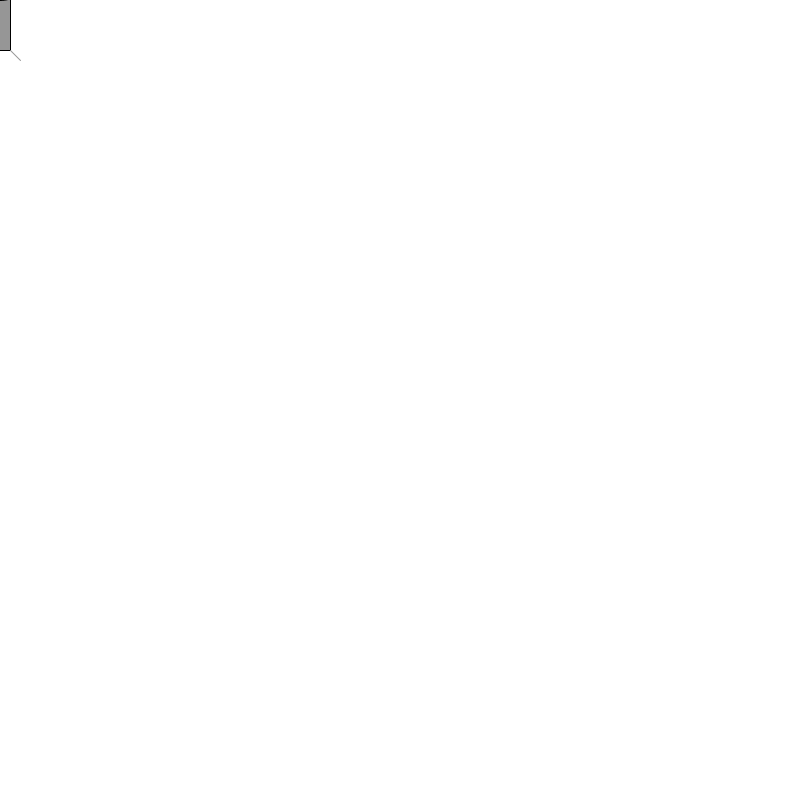
Frame 1 (no input)
Frame 60 (the mouse pressed at the canvas centre just before this capture): identical to frame 1, image omitted
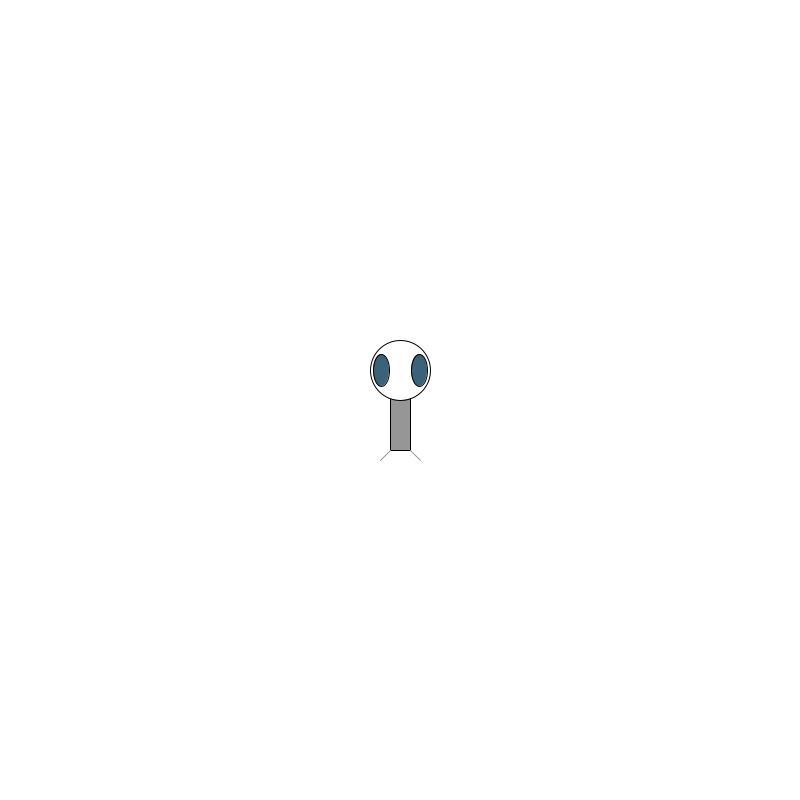
Frame 120 (the mouse held since frame 60 and released just before this capture)

The Processing sketch that drew these frames (run headless with seeded random() and noise(); from frame 60 on, the mouse is pressed at the canvas centre):

// Processing sketch: kapitel_4_eksempel_4_9
// ── kapitel_4_eksempel_4_9.pde
float eyeR;
float eyeG;
float eyeB;

void setup() {
  size(800,800);

}

void draw() {
  background(255);
  
  //Set ellipses and rects to CENTER mode
  ellipseMode(CENTER);
  rectMode(CENTER);
  
  translate(mouseX, mouseY); //shapes after translate is relavtive to mouse position
  
  //Draw Zoog's body
  stroke(0);
  fill(150);
  rect(0, 0, 20, 100);
  
  //Draw Zoog's head
  stroke(0);
  fill(255);
  ellipse(0, -30, 60, 60);
  
  //Draw Zoog's eyes
  eyeR = random(255);
  eyeG = random(255);
  eyeB = random(255);
  fill(eyeR, eyeG, eyeB);
  ellipse(-19, -30, 16, 32);
  ellipse(19, -30, 16, 32);
  
  //Draw Zoog's legs
  stroke(150);
  line(-10, 50, -20, 60);
  line(10, 50, 20, 60);

}
